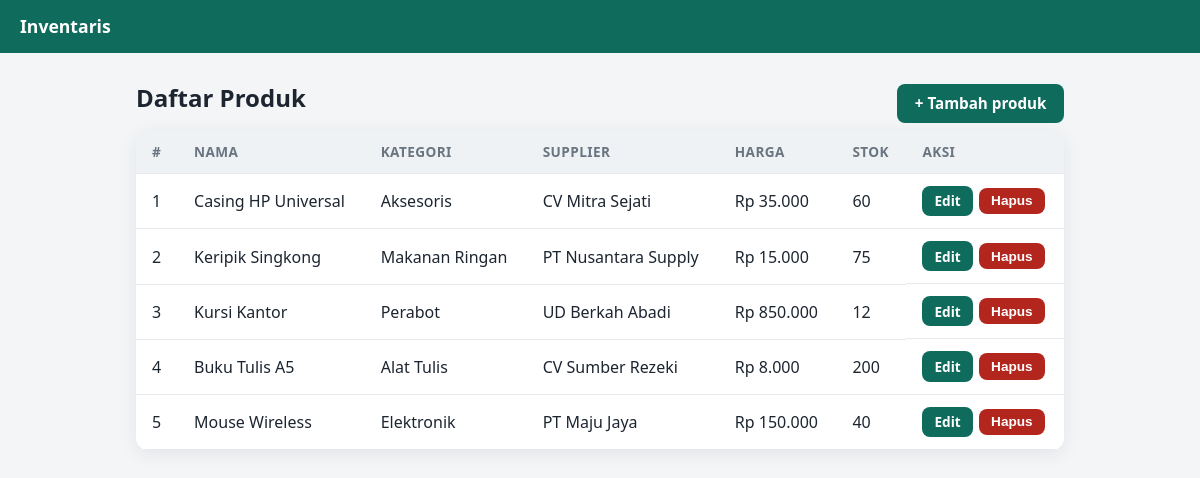
The page / on the database its author committed.
### tables this page shows
CREATE TABLE products (
  id INT UNSIGNED AUTO_INCREMENT PRIMARY KEY,
  name VARCHAR(150) NOT NULL,
  category_id INT UNSIGNED NOT NULL,
  supplier_id INT UNSIGNED NOT NULL,
  price DECIMAL(15,2) NOT NULL DEFAULT 0,
  stock INT NOT NULL DEFAULT 0,
  created_at TIMESTAMP DEFAULT CURRENT_TIMESTAMP,
  CONSTRAINT fk_products_category FOREIGN KEY (category_id) REFERENCES categories(id) ON DELETE RESTRICT,
  CONSTRAINT fk_products_supplier FOREIGN KEY (supplier_id) REFERENCES suppliers(id) ON DELETE RESTRICT
);

CREATE TABLE categories (
  id INT UNSIGNED AUTO_INCREMENT PRIMARY KEY,
  name VARCHAR(100) NOT NULL UNIQUE
);

CREATE TABLE suppliers (
  id INT UNSIGNED AUTO_INCREMENT PRIMARY KEY,
  name VARCHAR(150) NOT NULL,
  phone VARCHAR(30) NULL
);

### includes/helpers.php (called while the page is built, shortened)
<?php
function e(?string $value): string
{
    return htmlspecialchars($value ?? '', ENT_QUOTES, 'UTF-8');
}
function rupiah(string|float|int $n): string
{
    return 'Rp ' . number_format((float) $n, 0, ',', '.');
}

### index.php (the view, shortened to what this page needs)
<?php
require __DIR__ . '/includes/header.php';
$pdo = Database::getConnection();
try {
    $stmt = $pdo->prepare(
        'SELECT p.id, p.name, p.price, p.stock, c.name AS category, s.name AS supplier
         FROM products p
         JOIN categories c ON c.id = p.category_id
         JOIN suppliers s ON s.id = p.supplier_id
         ORDER BY p.id DESC'
    );
    $stmt->execute();
    $products = $stmt->fetchAll();
} catch (PDOException $e) {
    error_log('Read error: ' . $e->getMessage());
    $products = [];
    echo '<div class="alert error">Data tidak dapat dimuat saat ini.</div>';
}
?>
<div class="head">
  <h1>Daftar Produk</h1>
  <a class="btn" href="create.php">+ Tambah produk</a>
</div>
<div class="table-wrap">
<table>
  <thead>
    <tr><th>#</th><th>Nama</th><th>Kategori</th><th>Supplier</th><th>Harga</th><th>Stok</th><th>Aksi</th></tr>
  </thead>
  <tbody>
  <?php foreach ($products as $i => $p): ?>
    <tr>
      <td><?= $i + 1 ?></td>
      <td><?= e($p['name']) ?></td>
      <td><?= e($p['category']) ?></td>
      <td><?= e($p['supplier']) ?></td>
      <td><?= e(rupiah($p['price'])) ?></td>
      <td><?= (int) $p['stock'] ?></td>
      <td class="cell-actions">
        <a class="btn small" href="edit.php?id=<?= (int) $p['id'] ?>">Edit</a>
        <form method="post" action="delete.php" onsubmit="return confirm('Yakin hapus produk ini?');">
          <button type="submit" class="small danger">Hapus</button>
        </form>
      </td>
    </tr>
  <?php endforeach; ?>
  </tbody>
</table>
</div>
<?php require __DIR__ . '/includes/footer.php'; ?>

### includes/header.php (shortened to what this page needs)
<?php
require_once __DIR__ . '/helpers.php';
?>
<!DOCTYPE html>
<html lang="id">
<head>
  <link rel="stylesheet" href="assets/style.css">
</head>
<body>
<header class="topbar"><a href="index.php">Inventaris</a></header>
<main class="container">

### includes/footer.php
</main>
</body>
</html>

### assets/style.css (style rules this page uses)
:root { --bg:#f4f5f7; --ink:#1c2530; --muted:#6a7581; --accent:#0f6b5c; --danger:#b3261e; --ok:#1d7a46; --ok-bg:#e1f4e9; --bad-bg:#fbe9e7; }
* { box-sizing:border-box; }
body { margin:0; background:var(--bg); color:var(--ink); font-family:system-ui,-apple-system,"Segoe UI",sans-serif; }
.topbar { background:var(--accent); padding:.9rem 1.25rem; }
.topbar a { color:#fff; font-weight:700; text-decoration:none; font-size:1.1rem; }
.container { max-width:960px; margin:1.5rem auto; padding:0 1rem; }
.head { display:flex; justify-content:space-between; align-items:center; gap:1rem; flex-wrap:wrap; }
h1 { margin:.25rem 0 1rem; font-size:1.5rem; }
.table-wrap { overflow-x:auto; background:#fff; border-radius:12px; box-shadow:0 4px 18px rgba(28,37,48,.08); }
table { width:100%; border-collapse:collapse; }
th, td { padding:.75rem 1rem; text-align:left; border-bottom:1px solid #e6eaee; white-space:nowrap; }
th { background:#eef2f4; font-size:.85rem; color:var(--muted); text-transform:uppercase; letter-spacing:.03em; }
.cell-actions { display:flex; gap:.4rem; align-items:center; }
.cell-actions form { margin:0; }
.btn, button { display:inline-block; padding:.6rem 1.1rem; border:0; border-radius:8px; background:var(--accent); color:#fff; font-size:.95rem; font-weight:600; text-decoration:none; cursor:pointer; }
.small { padding:.35rem .75rem; font-size:.85rem; }
.danger { background:var(--danger); }

### rows shown on the page
products: name "Casing HP Universal", category.name "Aksesoris", supplier.name "CV Mitra Sejati", price "Rp 35.000", stock "60"
products: name "Keripik Singkong", category.name "Makanan Ringan", supplier.name "PT Nusantara Supply", price "Rp 15.000", stock "75"
products: name "Kursi Kantor", category.name "Perabot", supplier.name "UD Berkah Abadi", price "Rp 850.000", stock "12"
products: name "Buku Tulis A5", category.name "Alat Tulis", supplier.name "CV Sumber Rezeki", price "Rp 8.000", stock "200"
products: name "Mouse Wireless", category.name "Elektronik", supplier.name "PT Maju Jaya", price "Rp 150.000", stock "40"
